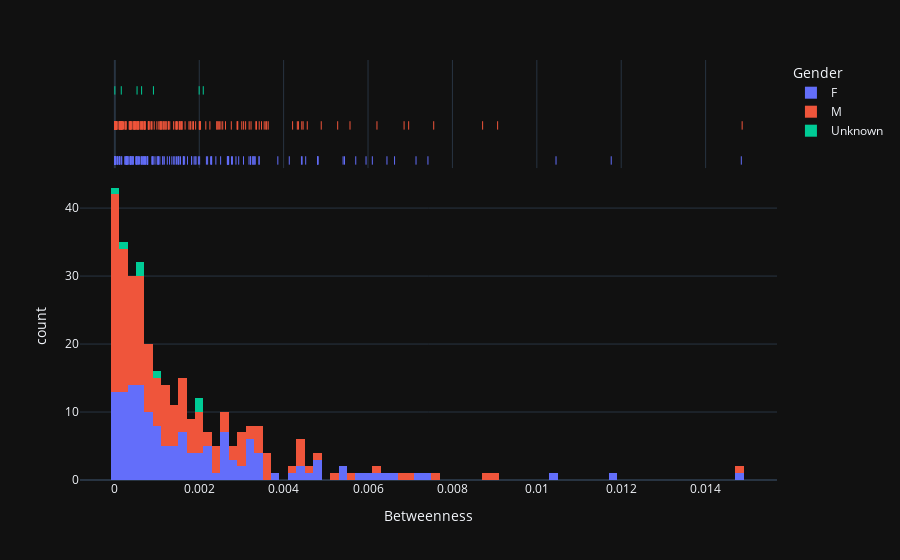

Source (notebook cell):
### Markdown cell above
Female students tend to act as communication bridges across communities that otherwise would not be able to communicate with each other.

### Code cell
fig = px.histogram(df, x="Betweenness", color="Gender", marginal="rug",nbins=80, hover_data=df.columns, template = 'plotly_dark')
fig.show()

### Figure 1 — Plotly figure (JSON) as saved in the notebook; plotly's stock layout.template omitted (floating-point values rounded to 4 significant figures; data arrays with more than 128 entries replaced by an {"elided": "..."} marker saying what was removed)
{"data": [{"alignmentgroup": "True", "bingroup": "x", "hovertemplate": "Gender=F<br>Betweenness=%{x}<br>count=%{y}<extra></extra>", "legendgroup": "F", "marker": {"color": "#636efa", "pattern": {"shape": ""}}, "name": "F", "nbinsx": 80, "offsetgroup": "F", "orientation": "v", "showlegend": true, "type": "histogram", "x": {"elided": "146 float values"}, "xaxis": "x", "yaxis": "y"}, {"alignmentgroup": "True", "boxpoints": "all", "customdata": {"elided": "146x7 mixed values"}, "fillcolor": "rgba(255,255,255,0)", "hoveron": "points", "hovertemplate": "Gender=%{customdata[2]}<br>Betweenness=%{x}<br>studentID=%{customdata[0]}<br>Class=%{customdata[1]}<br>Degree=%{customdata[3]}<br>Closeness=%{customdata[4]}<br>Eigenvector=%{customdata[5]}<br>PageRank=%{customdata[6]}<extra></extra>", "jitter": 0, "legendgroup": "F", "line": {"color": "rgba(255,255,255,0)"}, "marker": {"color": "#636efa", "symbol": "line-ns-open"}, "name": "F", "offsetgroup": "F", "showlegend": false, "type": "box", "x": {"elided": "146 float values"}, "xaxis": "x2", "yaxis": "y2"}, {"alignmentgroup": "True", "bingroup": "x", "hovertemplate": "Gender=M<br>Betweenness=%{x}<br>count=%{y}<extra></extra>", "legendgroup": "M", "marker": {"color": "#EF553B", "pattern": {"shape": ""}}, "name": "M", "nbinsx": 80, "offsetgroup": "M", "orientation": "v", "showlegend": true, "type": "histogram", "x": {"elided": "176 float values"}, "xaxis": "x", "yaxis": "y"}, {"alignmentgroup": "True", "boxpoints": "all", "customdata": {"elided": "176x7 mixed values"}, "fillcolor": "rgba(255,255,255,0)", "hoveron": "points", "hovertemplate": "Gender=%{customdata[2]}<br>Betweenness=%{x}<br>studentID=%{customdata[0]}<br>Class=%{customdata[1]}<br>Degree=%{customdata[3]}<br>Closeness=%{customdata[4]}<br>Eigenvector=%{customdata[5]}<br>PageRank=%{customdata[6]}<extra></extra>", "jitter": 0, "legendgroup": "M", "line": {"color": "rgba(255,255,255,0)"}, "marker": {"color": "#EF553B", "symbol": "line-ns-open"}, "name": "M", "offsetgroup": "M", "showlegend": false, "type": "box", "x": {"elided": "176 float values"}, "xaxis": "x2", "yaxis": "y2"}, {"alignmentgroup": "True", "bingroup": "x", "hovertemplate": "Gender=Unknown<br>Betweenness=%{x}<br>count=%{y}<extra></extra>", "legendgroup": "Unknown", "marker": {"color": "#00cc96", "pattern": {"shape": ""}}, "name": "Unknown", "nbinsx": 80, "offsetgroup": "Unknown", "orientation": "v", "showlegend": true, "type": "histogram", "x": [0, 0.0009144, 0.000634, 0.001998, 0.002096, 0.0005264, 0.0001521], "xaxis": "x", "yaxis": "y"}, {"alignmentgroup": "True", "boxpoints": "all", "customdata": [[34, "MP", "Unknown", 34, 0, 6.174e-103, 0.0008514], [41, "MP", "Unknown", 45, 0.009202, 8.985e-98, 0.0008617], [243, "MP", "Unknown", 37, 0.05954, 5.047e-71, 0.0009857], [420, "MP", "Unknown", 35, 0.1323, 2.153e-49, 0.001078], [58, "PC*", "Unknown", 52, 0.01534, 9.051e-98, 0.0009657], [209, "PC*", "Unknown", 18, 0.06945, 4.193e-68, 0.001078], [979, "2BIO2", "Unknown", 20, 0.2525, 5.443e-27, 0.003233]], "fillcolor": "rgba(255,255,255,0)", "hoveron": "points", "hovertemplate": "Gender=%{customdata[2]}<br>Betweenness=%{x}<br>studentID=%{customdata[0]}<br>Class=%{customdata[1]}<br>Degree=%{customdata[3]}<br>Closeness=%{customdata[4]}<br>Eigenvector=%{customdata[5]}<br>PageRank=%{customdata[6]}<extra></extra>", "jitter": 0, "legendgroup": "Unknown", "line": {"color": "rgba(255,255,255,0)"}, "marker": {"color": "#00cc96", "symbol": "line-ns-open"}, "name": "Unknown", "offsetgroup": "Unknown", "showlegend": false, "type": "box", "x": [0, 0.0009144, 0.000634, 0.001998, 0.002096, 0.0005264, 0.0001521], "xaxis": "x2", "yaxis": "y2"}], "layout": {"autosize": true, "barmode": "relative", "legend": {"title": {"text": "Gender"}, "tracegroupgap": 0}, "margin": {"t": 60}, "xaxis": {"anchor": "y", "autorange": true, "domain": [0, 1], "range": [-0.0008259, 0.01569], "title": {"text": "Betweenness"}, "type": "linear"}, "xaxis2": {"anchor": "y2", "autorange": true, "domain": [0, 1], "matches": "x", "range": [-0.0008259, 0.01569], "showgrid": true, "showticklabels": false, "type": "linear"}, "yaxis": {"anchor": "x", "autorange": true, "domain": [0, 0.7326], "range": [0, 45.26], "title": {"text": "count"}}, "yaxis2": {"anchor": "x2", "autorange": true, "domain": [0.7426, 1], "matches": "y2", "range": [-0.6678, 2.5], "showgrid": false, "showline": false, "showticklabels": false, "ticks": "", "type": "category"}}}
